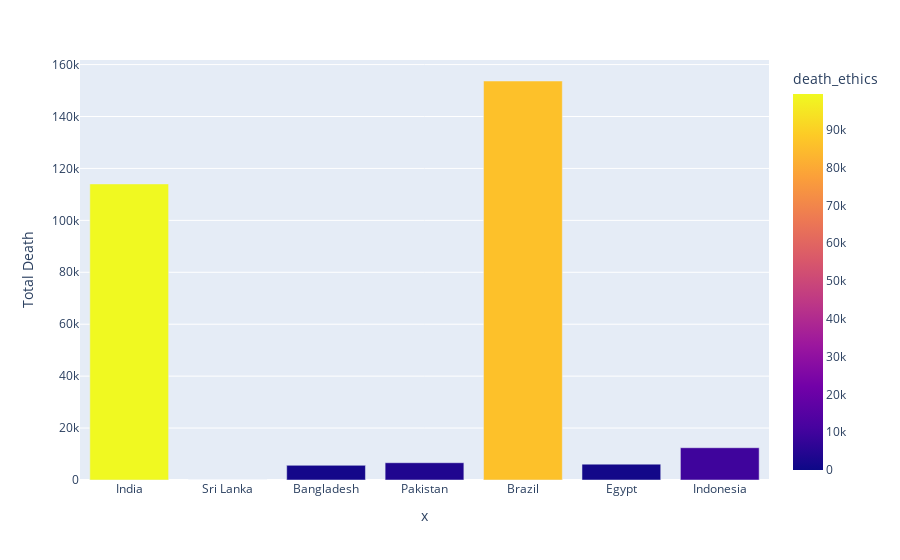

Notebook code cell kept with this figure:
### Code cell
import plotly.express as px

fig = px.bar(ses, x=country_list,y='Total Death',color='death_ethics')
fig.show()

### Figure 1 — Plotly figure (JSON) as saved in the notebook; plotly's stock layout.template omitted (floating-point values rounded to 4 significant figures)
{"data": [{"alignmentgroup": "True", "hovertemplate": "x=%{x}<br>Total Death=%{y}<br>death_ethics=%{marker.color}<extra></extra>", "legendgroup": "", "marker": {"color": [99470.0, 6.239, 1304.0, 3737.0, 86110.0, 1111.0, 9643.0], "coloraxis": "coloraxis"}, "name": "", "offsetgroup": "", "orientation": "v", "showlegend": false, "textposition": "auto", "type": "bar", "x": ["India", "Sri Lanka", "Bangladesh", "Pakistan", "Brazil", "Egypt", "Indonesia"], "xaxis": "x", "y": [114031, 13, 5646, 6654, 153675, 6109, 12431], "yaxis": "y"}], "layout": {"barmode": "relative", "coloraxis": {"colorbar": {"title": {"text": "death_ethics"}}, "colorscale": [[0, "#0d0887"], [0.1111, "#46039f"], [0.2222, "#7201a8"], [0.3333, "#9c179e"], [0.4444, "#bd3786"], [0.5556, "#d8576b"], [0.6667, "#ed7953"], [0.7778, "#fb9f3a"], [0.8889, "#fdca26"], [1, "#f0f921"]]}, "legend": {"tracegroupgap": 0}, "margin": {"t": 60}, "xaxis": {"anchor": "y", "domain": [0, 1], "title": {"text": "x"}}, "yaxis": {"anchor": "x", "domain": [0, 1], "title": {"text": "Total Death"}}}}
